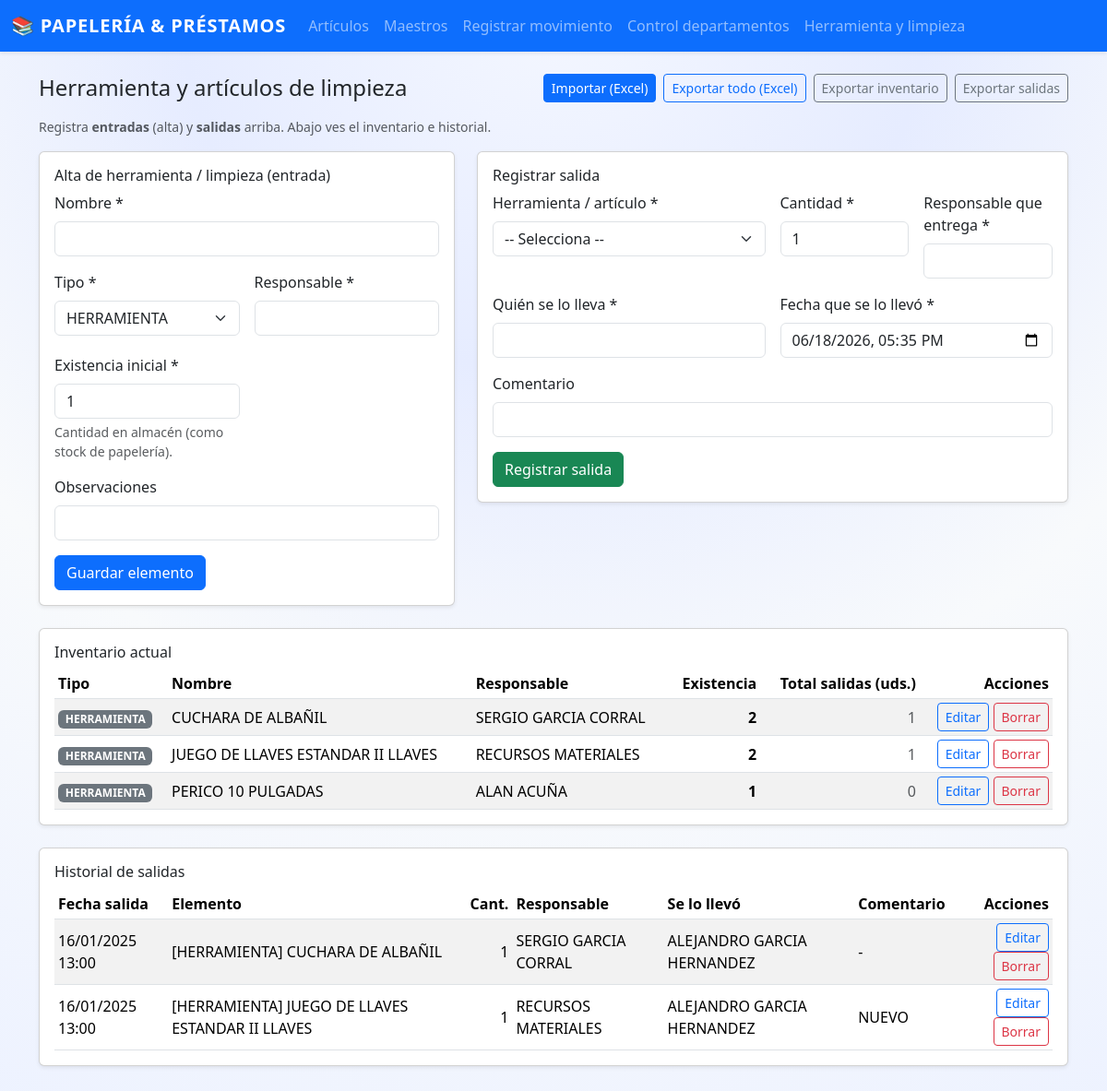
The page /herramientas-limpieza on the database its author committed.
### app.py (models this page shows, shortened)
class HerramientaLimpieza(db.Model):
    id = db.Column(db.Integer, primary_key=True)
    nombre = db.Column(db.String(150), nullable=False)
    tipo = db.Column(db.String(30), nullable=False, default="HERRAMIENTA")
    responsable = db.Column(db.String(120), nullable=False)
    stock_actual = db.Column(db.Integer, default=1, nullable=False)
    activo = db.Column(db.Boolean, default=True, nullable=False)
    observaciones = db.Column(db.String(255), nullable=True)
    salidas = db.relationship("SalidaHerramienta", backref="herramienta", lazy=True)

class SalidaHerramienta(db.Model):
    id = db.Column(db.Integer, primary_key=True)
    herramienta_id = db.Column(
        db.Integer, db.ForeignKey("herramienta_limpieza.id"), nullable=False
    )
    cantidad = db.Column(db.Integer, default=1, nullable=False)
    responsable = db.Column(db.String(120), nullable=False)
    quien_se_lleva = db.Column(db.String(120), nullable=False)
    fecha_se_llevo = db.Column(db.DateTime, nullable=False)
    comentario = db.Column(db.String(255), nullable=True)
    fecha_registro = db.Column(db.DateTime, default=datetime.utcnow, nullable=False)

### app.py (the view)
@app.route("/herramientas-limpieza")
def herramientas_limpieza():
    herramientas = HerramientaLimpieza.query.order_by(
        HerramientaLimpieza.tipo, HerramientaLimpieza.nombre
    ).all()
    salidas = SalidaHerramienta.query.order_by(SalidaHerramienta.fecha_se_llevo.desc()).all()
    fecha_default = datetime.utcnow().strftime("%Y-%m-%dT%H:%M")
    totales_salida = dict(
        db.session.query(
            SalidaHerramienta.herramienta_id,
            db.func.coalesce(db.func.sum(SalidaHerramienta.cantidad), 0),
        )
        .group_by(SalidaHerramienta.herramienta_id)
        .all()
    )
    return render_template(
        "herramientas_limpieza.html",
        herramientas=herramientas,
        salidas=salidas,
        fecha_default=fecha_default,
        totales_salida=totales_salida,
    )

### templates/herramientas_limpieza.html (shortened to what this page needs)
{% extends "base.html" %}
{% block content %}
<div class="d-flex justify-content-between align-items-center mb-3 flex-wrap gap-2">
  <h4 class="mb-0">Herramienta y artículos de limpieza</h4>
  <div class="d-flex gap-2 flex-wrap">
    <a href="{{ url_for('importar_herramientas_excel') }}" class="btn btn-primary btn-sm">
      Importar (Excel)
    </a>
    <a href="{{ url_for('export_herramientas_completo') }}" class="btn btn-outline-primary btn-sm">
      Exportar todo (Excel)
    </a>
    <a href="{{ url_for('export_herramientas_inventario') }}" class="btn btn-outline-secondary btn-sm">
      Exportar inventario
    </a>
    <a href="{{ url_for('export_herramientas_salidas') }}" class="btn btn-outline-secondary btn-sm">
      Exportar salidas
    </a>
  </div>
</div>
<p class="text-muted small mb-3">
  Registra <strong>entradas</strong> (alta) y <strong>salidas</strong> arriba. Abajo ves el inventario e historial.
</p>
<div class="row g-4 mb-4">
  <div class="col-lg-5">
    <div class="card shadow-sm">
      <div class="card-body">
        <h6 class="card-title">Alta de herramienta / limpieza (entrada)</h6>
        <form method="post" action="{{ url_for('nueva_herramienta_limpieza') }}" class="row g-3">
          <div class="col-12">
            <label class="form-label">Nombre *</label>
            <input type="text" name="nombre" class="form-control" required />
          </div>
          <div class="col-md-6">
            <label class="form-label">Tipo *</label>
            <select name="tipo" class="form-select" required id="tipoElementoSelect">
              <option value="HERRAMIENTA">HERRAMIENTA</option>
            </select>
          </div>
          <div class="col-md-6">
            <label class="form-label" id="labelResponsableAlta">Responsable *</label>
            <input type="text" name="responsable" class="form-control" id="responsableAltaInput" required />
          </div>
          <div class="col-md-6">
            <label class="form-label">Existencia inicial *</label>
            <input type="number" name="cantidad_existencia" class="form-control" min="1" value="1" required />
            <div class="form-text">Cantidad en almacén (como stock de papelería).</div>
          </div>
          <div class="col-12">
            <label class="form-label">Observaciones</label>
            <input type="text" name="observaciones" class="form-control" />
          </div>
          <div class="col-12">
            <button type="submit" class="btn btn-primary">Guardar elemento</button>
          </div>
        </form>
      </div>
    </div>
  </div>
  <div class="col-lg-7">
    <div class="card shadow-sm">
      <div class="card-body">
        <h6 class="card-title">Registrar salida</h6>
        <form method="post" action="{{ url_for('registrar_salida_herramienta') }}" class="row g-3">
          <div class="col-md-6">
            <label class="form-label">Herramienta / artículo *</label>
            <select name="herramienta_id" class="form-select" required id="herramientaSelect">
              <option value="">-- Selecciona --</option>
            </select>
          </div>
          <div class="col-md-3">
            <label class="form-label">Cantidad *</label>
            <input type="number" name="cantidad" class="form-control" min="1" value="1" required />
          </div>
          <div class="col-md-3">
            <label class="form-label">Responsable que entrega *</label>
            <input type="text" name="responsable" id="responsableInput" class="form-control" required />
          </div>
          <div class="col-md-6">
            <label class="form-label">Quién se lo lleva *</label>
            <input type="text" name="quien_se_lleva" class="form-control" required />
          </div>
          <div class="col-md-6">
            <label class="form-label">Fecha que se lo llevó *</label>
            <input
              type="datetime-local"
              name="fecha_se_llevo"
              class="form-control"
              value="{{ fecha_default }}"
              required
            />
          </div>
          <div class="col-12">
            <label class="form-label">Comentario</label>
            <input type="text" name="comentario" class="form-control" />
          </div>
          <div class="col-12">
            <button type="submit" class="btn btn-success">Registrar salida</button>
          </div>
        </form>
      </div>
    </div>
  </div>
</div>
<div class="card shadow-sm mb-4">
  <div class="card-body">
    <h6 class="card-title">Inventario actual</h6>
    <div class="table-responsive">
      <table class="table table-striped table-sm align-middle mb-0">
        <thead>
          <tr>
            <th>Tipo</th>
            <th>Nombre</th>
            <th>Responsable</th>
            <th class="text-end">Existencia</th>
            <th class="text-end">Total salidas (uds.)</th>
            <th class="text-end">Acciones</th>
          </tr>
        </thead>
        <tbody>
          {% for h in herramientas %}
          <tr>
            <td><span class="badge text-bg-secondary">{{ h.tipo }}</span></td>
            <td>{{ h.nombre }}</td>
            <td>{{ h.responsable }}</td>
            <td class="text-end fw-semibold">{{ h.stock_actual }}</td>
            <td class="text-end text-muted">{{ totales_salida.get(h.id, 0) }}</td>
            <td class="text-end">
              <a href="{{ url_for('editar_herramienta_limpieza', hid=h.id) }}" class="btn btn-sm btn-outline-primary">Editar</a>
              <form
                method="post"
                action="{{ url_for('borrar_herramienta_limpieza', hid=h.id) }}"
                class="d-inline"
                onsubmit="return confirm('¿Eliminar este elemento y TODO su historial de salidas?')"
              >
                <button type="submit" class="btn btn-sm btn-outline-danger">Borrar</button>
              </form>
            </td>
          </tr>
          {% else %}
          <tr>
            <td colspan="6" class="text-center text-muted">Aún no hay elementos dados de alta.</td>
          </tr>
          {% endfor %}
        </tbody>
      </table>
    </div>
  </div>
</div>
<div class="card mt-4 shadow-sm">
  <div class="card-body">
    <h6 class="card-title">Historial de salidas</h6>
    <div class="table-responsive">
      <table class="table table-striped table-sm align-middle mb-0">
        <thead>
          <tr>
            <th>Fecha salida</th>
            <th>Elemento</th>
            <th class="text-end">Cant.</th>
            <th>Responsable</th>
            <th>Se lo llevó</th>
            <th>Comentario</th>
            <th class="text-end">Acciones</th>
          </tr>
        </thead>
        <tbody>
          {% for s in salidas %}
          <tr>
            <td>{{ s.fecha_se_llevo.strftime("%d/%m/%Y %H:%M") }}</td>
            <td>
              {% if s.herramienta %}
                [{{ s.herramienta.tipo }}] {{ s.herramienta.nombre }}
              {% else %}
                -
              {% endif %}
            </td>
            <td class="text-end">{{ s.cantidad }}</td>
            <td>{{ s.responsable }}</td>
            <td>{{ s.quien_se_lleva }}</td>
            <td>{{ s.comentario or "-" }}</td>
            <td class="text-end">
              <a href="{{ url_for('editar_salida_herramienta', sid=s.id) }}" class="btn btn-sm btn-outline-primary">Editar</a>
              <form
                method="post"
                action="{{ url_for('borrar_salida_herramienta', sid=s.id) }}"
                class="d-inline"
                onsubmit="return confirm('¿Eliminar esta salida? La existencia se regresa al inventario.')"
              >
                <button type="submit" class="btn btn-sm btn-outline-danger">Borrar</button>
              </form>
            </td>
          </tr>
          {% else %}
          <tr>
            <td colspan="7" class="text-center text-muted">
              Aún no hay salidas registradas.
            </td>
          </tr>
          {% endfor %}
        </tbody>
      </table>
    </div>
  </div>
</div>
{% endblock %}

### templates/base.html (style rules this page uses)
body { background: radial-gradient(circle at top, #f4f7ff 0, #e6ecff 30%, #f8fafc 60%, #edf2ff 100%); min-height: 100vh; font-family: system-ui, -apple-system, BlinkMacSystemFont, "Segoe UI", sans-serif; }
.table { background-color: #ffffff; }
.table thead { background: linear-gradient(90deg, #eef2ff, #e0f2fe); }

### rows shown on the page
HerramientaLimpieza: tipo "HERRAMIENTA", nombre "CUCHARA DE ALBAÑIL", responsable "SERGIO GARCIA CORRAL", stock_actual "2", get "1"
HerramientaLimpieza: tipo "HERRAMIENTA", nombre "JUEGO DE LLAVES ESTANDAR II LLAVES", responsable "RECURSOS MATERIALES", stock_actual "2", get "1"
HerramientaLimpieza: tipo "HERRAMIENTA", nombre "PERICO 10 PULGADAS", responsable "ALAN ACUÑA", stock_actual "1", get "0"
SalidaHerramienta: fecha_se_llevo "16/01/2025 13:00", herramienta.tipo "HERRAMIENTA", herramienta.nombre "CUCHARA DE ALBAÑIL", cantidad "1", responsable "SERGIO GARCIA CORRAL", quien_se_lleva "ALEJANDRO GARCIA HERNANDEZ", comentario "-"
SalidaHerramienta: fecha_se_llevo "16/01/2025 13:00", herramienta.tipo "HERRAMIENTA", herramienta.nombre "JUEGO DE LLAVES ESTANDAR II LLAVES", cantidad "1", responsable "RECURSOS MATERIALES", quien_se_lleva "ALEJANDRO GARCIA HERNANDEZ", comentario "NUEVO"
